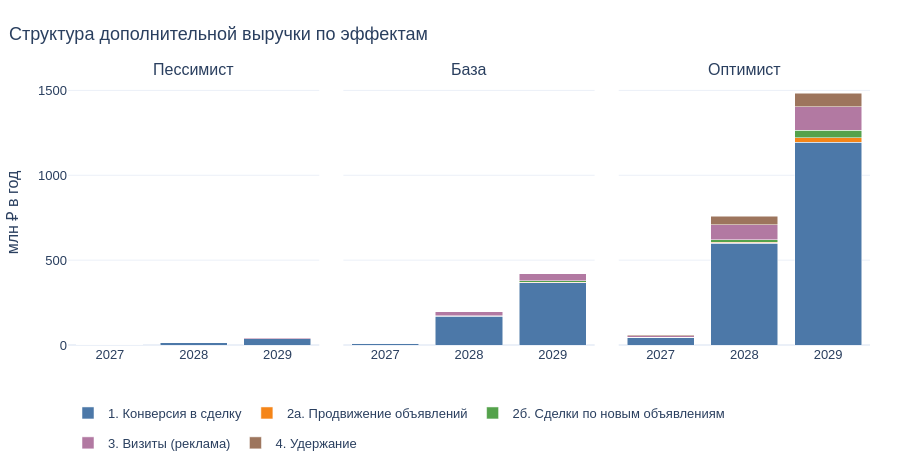
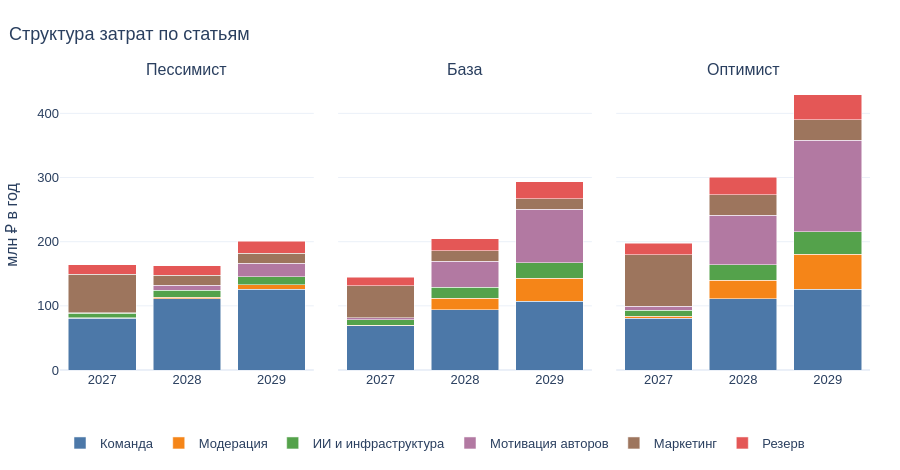

The cell these charts' notebook holds for them, in order:
### Markdown cell above
### 2.5. Откуда выручка и куда уходят деньги (по годам)

### Code cell
REV = {'Эффект 1: доход от конверсии (комиссия Доставки)': '1. Конверсия в сделку', 'Эффект 2: доход от продвижения новых объявлений': '2а. Продвижение объявлений',
       'Эффект 2: доход со сделок по новым объявлениям': '2б. Сделки по новым объявлениям', 'Эффект 3: доход от рекламы и рекомендаций': '3. Визиты (реклама)',
       'Эффект 4: удержание (верхний сценарий)': '4. Удержание'}
COST = {'Команда разработки': 'Команда', 'ИИ-модерация': 'Модерация', 'Ручная модерация спорных случаев': 'Модерация', 'ИИ и инфраструктура': 'ИИ и инфраструктура',
        'Мотивация авторов (с годовым потолком)': 'Мотивация авторов', 'Маркетинг (запуск + текущий)': 'Маркетинг', 'Резерв': 'Резерв'}
PAL = ['#4C78A8', '#F58518', '#54A24B', '#B279A2', '#9D755D', '#E45756']

def stack(mapping):
    out = {}
    for s in SC:
        d = {}
        for lab, nm in mapping.items(): d[nm] = d.get(nm, 0) + ys(s, lab)
        out[s] = d
    return out
RV, CS = stack(REV), stack(COST)

def stacked(data, name, title, ylab):
    fig = make_subplots(rows=1, cols=3, subplot_titles=SC, shared_yaxes=True, horizontal_spacing=0.03)
    comps = list(data['База'].keys())
    for j, s in enumerate(SC, 1):
        for k, c in enumerate(comps):
            fig.add_bar(x=YEARS, y=data[s][c], name=c, marker_color=PAL[k], legendgroup=c, showlegend=(j == 1), row=1, col=j)
    fig.update_layout(barmode='stack'); fig.update_yaxes(title=ylab, row=1, col=1)
    pshow(fig, name, title, h=470)
    f, axs = plt.subplots(1, 3, figsize=(14, 4.6), sharey=True)
    for ax, s in zip(axs, SC):
        bot = np.zeros(3)
        for k, c in enumerate(comps): ax.bar(YEARS, data[s][c], bottom=bot, color=PAL[k], label=c); bot += data[s][c]
        ax.set_title(s)
    axs[0].set_ylabel(ylab); axs[0].legend(fontsize=8, loc='upper left'); f.suptitle(title, fontweight='bold'); mshow(f, name)

stacked(RV, 'revenue_structure', 'Структура дополнительной выручки по эффектам', 'млн ₽ в год')
stacked(CS, 'cost_structure', 'Структура затрат по статьям', 'млн ₽ в год')

### Figure 1 — Plotly figure (JSON) as saved in the notebook; plotly's stock layout.template omitted (floating-point values rounded to 4 significant figures)
{"data": [{"legendgroup": "1. Конверсия в сделку", "marker": {"color": "#4C78A8"}, "name": "1. Конверсия в сделку", "showlegend": true, "type": "bar", "x": ["2027", "2028", "2029"], "xaxis": "x", "y": [0.9926, 13.23, 37.97], "yaxis": "y"}, {"legendgroup": "2а. Продвижение объявлений", "marker": {"color": "#F58518"}, "name": "2а. Продвижение объявлений", "showlegend": true, "type": "bar", "x": ["2027", "2028", "2029"], "xaxis": "x", "y": [0.0, 0.0226, 0.09547], "yaxis": "y"}, {"legendgroup": "2б. Сделки по новым объявлениям", "marker": {"color": "#54A24B"}, "name": "2б. Сделки по новым объявлениям", "showlegend": true, "type": "bar", "x": ["2027", "2028", "2029"], "xaxis": "x", "y": [0.0, 0.05876, 0.2582], "yaxis": "y"}, {"legendgroup": "3. Визиты (реклама)", "marker": {"color": "#B279A2"}, "name": "3. Визиты (реклама)", "showlegend": true, "type": "bar", "x": ["2027", "2028", "2029"], "xaxis": "x", "y": [0.1157, 1.439, 3.856], "yaxis": "y"}, {"legendgroup": "4. Удержание", "marker": {"color": "#9D755D"}, "name": "4. Удержание", "showlegend": true, "type": "bar", "x": ["2027", "2028", "2029"], "xaxis": "x", "y": [0.0, 0.0, 0.0], "yaxis": "y"}, {"legendgroup": "1. Конверсия в сделку", "marker": {"color": "#4C78A8"}, "name": "1. Конверсия в сделку", "showlegend": false, "type": "bar", "x": ["2027", "2028", "2029"], "xaxis": "x2", "y": [11.63, 169.8, 366.5], "yaxis": "y2"}, {"legendgroup": "2а. Продвижение объявлений", "marker": {"color": "#F58518"}, "name": "2а. Продвижение объявлений", "showlegend": false, "type": "bar", "x": ["2027", "2028", "2029"], "xaxis": "x2", "y": [0.0, 1.115, 3.855], "yaxis": "y2"}, {"legendgroup": "2б. Сделки по новым объявлениям", "marker": {"color": "#54A24B"}, "name": "2б. Сделки по новым объявлениям", "showlegend": false, "type": "bar", "x": ["2027", "2028", "2029"], "xaxis": "x2", "y": [0.0, 2.463, 9.024], "yaxis": "y2"}, {"legendgroup": "3. Визиты (реклама)", "marker": {"color": "#B279A2"}, "name": "3. Визиты (реклама)", "showlegend": false, "type": "bar", "x": ["2027", "2028", "2029"], "xaxis": "x2", "y": [1.912, 23.02, 41.13], "yaxis": "y2"}, {"legendgroup": "4. Удержание", "marker": {"color": "#9D755D"}, "name": "4. Удержание", "showlegend": false, "type": "bar", "x": ["2027", "2028", "2029"], "xaxis": "x2", "y": [0.0, 0.0, 0.0], "yaxis": "y2"}, {"legendgroup": "1. Конверсия в сделку", "marker": {"color": "#4C78A8"}, "name": "1. Конверсия в сделку", "showlegend": false, "type": "bar", "x": ["2027", "2028", "2029"], "xaxis": "x3", "y": [46.09, 598.9, 1196.0], "yaxis": "y3"}, {"legendgroup": "2а. Продвижение объявлений", "marker": {"color": "#F58518"}, "name": "2а. Продвижение объявлений", "showlegend": false, "type": "bar", "x": ["2027", "2028", "2029"], "xaxis": "x3", "y": [0.0, 7.851, 24.53], "yaxis": "y3"}, {"legendgroup": "2б. Сделки по новым объявлениям", "marker": {"color": "#54A24B"}, "name": "2б. Сделки по новым объявлениям", "showlegend": false, "type": "bar", "x": ["2027", "2028", "2029"], "xaxis": "x3", "y": [0.0, 13.44, 44.93], "yaxis": "y3"}, {"legendgroup": "3. Визиты (реклама)", "marker": {"color": "#B279A2"}, "name": "3. Визиты (реклама)", "showlegend": false, "type": "bar", "x": ["2027", "2028", "2029"], "xaxis": "x3", "y": [8.664, 88.15, 138.6], "yaxis": "y3"}, {"legendgroup": "4. Удержание", "marker": {"color": "#9D755D"}, "name": "4. Удержание", "showlegend": false, "type": "bar", "x": ["2027", "2028", "2029"], "xaxis": "x3", "y": [4.973, 50.59, 79.56], "yaxis": "y3"}], "layout": {"annotations": [{"font": {"size": 16}, "showarrow": false, "text": "Пессимист", "x": 0.1567, "xanchor": "center", "xref": "paper", "y": 1, "yanchor": "bottom", "yref": "paper"}, {"font": {"size": 16}, "showarrow": false, "text": "База", "x": 0.5, "xanchor": "center", "xref": "paper", "y": 1, "yanchor": "bottom", "yref": "paper"}, {"font": {"size": 16}, "showarrow": false, "text": "Оптимист", "x": 0.8433, "xanchor": "center", "xref": "paper", "y": 1, "yanchor": "bottom", "yref": "paper"}], "barmode": "stack", "font": {"family": "Arial", "size": 13}, "height": 470, "legend": {"orientation": "h", "y": -0.2}, "margin": {"b": 60, "l": 60, "r": 30, "t": 80}, "title": {"text": "Структура дополнительной выручки по эффектам", "x": 0.01}, "xaxis": {"anchor": "y", "domain": [0, 0.3133]}, "xaxis2": {"anchor": "y2", "domain": [0.3433, 0.6567]}, "xaxis3": {"anchor": "y3", "domain": [0.6867, 1.0]}, "yaxis": {"anchor": "x", "domain": [0, 1], "title": {"text": "млн ₽ в год"}}, "yaxis2": {"anchor": "x2", "domain": [0, 1], "matches": "y", "showticklabels": false}, "yaxis3": {"anchor": "x3", "domain": [0, 1], "matches": "y", "showticklabels": false}}}

### Figure 2 — Plotly figure (JSON) as saved in the notebook; plotly's stock layout.template omitted (floating-point values rounded to 4 significant figures)
{"data": [{"legendgroup": "Команда", "marker": {"color": "#4C78A8"}, "name": "Команда", "showlegend": true, "type": "bar", "x": ["2027", "2028", "2029"], "xaxis": "x", "y": [81.0, 110.8, 126.0], "yaxis": "y"}, {"legendgroup": "Модерация", "marker": {"color": "#F58518"}, "name": "Модерация", "showlegend": true, "type": "bar", "x": ["2027", "2028", "2029"], "xaxis": "x", "y": [0.1981, 2.539, 7.005], "yaxis": "y"}, {"legendgroup": "ИИ и инфраструктура", "marker": {"color": "#54A24B"}, "name": "ИИ и инфраструктура", "showlegend": true, "type": "bar", "x": ["2027", "2028", "2029"], "xaxis": "x", "y": [7.56, 10.77, 12.12], "yaxis": "y"}, {"legendgroup": "Мотивация авторов", "marker": {"color": "#B279A2"}, "name": "Мотивация авторов", "showlegend": true, "type": "bar", "x": ["2027", "2028", "2029"], "xaxis": "x", "y": [0.6002, 7.694, 21.23], "yaxis": "y"}, {"legendgroup": "Маркетинг", "marker": {"color": "#9D755D"}, "name": "Маркетинг", "showlegend": true, "type": "bar", "x": ["2027", "2028", "2029"], "xaxis": "x", "y": [60.0, 16.0, 16.0], "yaxis": "y"}, {"legendgroup": "Резерв", "marker": {"color": "#E45756"}, "name": "Резерв", "showlegend": true, "type": "bar", "x": ["2027", "2028", "2029"], "xaxis": "x", "y": [14.94, 14.78, 18.23], "yaxis": "y"}, {"legendgroup": "Команда", "marker": {"color": "#4C78A8"}, "name": "Команда", "showlegend": false, "type": "bar", "x": ["2027", "2028", "2029"], "xaxis": "x2", "y": [68.85, 94.19, 107.1], "yaxis": "y2"}, {"legendgroup": "Модерация", "marker": {"color": "#F58518"}, "name": "Модерация", "showlegend": false, "type": "bar", "x": ["2027", "2028", "2029"], "xaxis": "x2", "y": [1.294, 17.83, 36.3], "yaxis": "y2"}, {"legendgroup": "ИИ и инфраструктура", "marker": {"color": "#54A24B"}, "name": "ИИ и инфраструктура", "showlegend": false, "type": "bar", "x": ["2027", "2028", "2029"], "xaxis": "x2", "y": [7.979, 16.6, 23.45], "yaxis": "y2"}, {"legendgroup": "Мотивация авторов", "marker": {"color": "#B279A2"}, "name": "Мотивация авторов", "showlegend": false, "type": "bar", "x": ["2027", "2028", "2029"], "xaxis": "x2", "y": [2.995, 41.28, 84.04], "yaxis": "y2"}, {"legendgroup": "Маркетинг", "marker": {"color": "#9D755D"}, "name": "Маркетинг", "showlegend": false, "type": "bar", "x": ["2027", "2028", "2029"], "xaxis": "x2", "y": [50.0, 16.0, 16.0], "yaxis": "y2"}, {"legendgroup": "Резерв", "marker": {"color": "#E45756"}, "name": "Резерв", "showlegend": false, "type": "bar", "x": ["2027", "2028", "2029"], "xaxis": "x2", "y": [13.11, 18.59, 26.69], "yaxis": "y2"}, {"legendgroup": "Команда", "marker": {"color": "#4C78A8"}, "name": "Команда", "showlegend": false, "type": "bar", "x": ["2027", "2028", "2029"], "xaxis": "x3", "y": [81.0, 110.8, 126.0], "yaxis": "y3"}, {"legendgroup": "Модерация", "marker": {"color": "#F58518"}, "name": "Модерация", "showlegend": false, "type": "bar", "x": ["2027", "2028", "2029"], "xaxis": "x3", "y": [2.42, 29.38, 54.82], "yaxis": "y3"}, {"legendgroup": "ИИ и инфраструктура", "marker": {"color": "#54A24B"}, "name": "ИИ и инфраструктура", "showlegend": false, "type": "bar", "x": ["2027", "2028", "2029"], "xaxis": "x3", "y": [10.01, 24.24, 34.84], "yaxis": "y3"}, {"legendgroup": "Мотивация авторов", "marker": {"color": "#B279A2"}, "name": "Мотивация авторов", "showlegend": false, "type": "bar", "x": ["2027", "2028", "2029"], "xaxis": "x3", "y": [6.301, 76.52, 142.7], "yaxis": "y3"}, {"legendgroup": "Маркетинг", "marker": {"color": "#9D755D"}, "name": "Маркетинг", "showlegend": false, "type": "bar", "x": ["2027", "2028", "2029"], "xaxis": "x3", "y": [80.0, 32.0, 32.0], "yaxis": "y3"}, {"legendgroup": "Резерв", "marker": {"color": "#E45756"}, "name": "Резерв", "showlegend": false, "type": "bar", "x": ["2027", "2028", "2029"], "xaxis": "x3", "y": [17.97, 27.3, 39.04], "yaxis": "y3"}], "layout": {"annotations": [{"font": {"size": 16}, "showarrow": false, "text": "Пессимист", "x": 0.1567, "xanchor": "center", "xref": "paper", "y": 1, "yanchor": "bottom", "yref": "paper"}, {"font": {"size": 16}, "showarrow": false, "text": "База", "x": 0.5, "xanchor": "center", "xref": "paper", "y": 1, "yanchor": "bottom", "yref": "paper"}, {"font": {"size": 16}, "showarrow": false, "text": "Оптимист", "x": 0.8433, "xanchor": "center", "xref": "paper", "y": 1, "yanchor": "bottom", "yref": "paper"}], "barmode": "stack", "font": {"family": "Arial", "size": 13}, "height": 470, "legend": {"orientation": "h", "y": -0.2}, "margin": {"b": 60, "l": 60, "r": 30, "t": 80}, "title": {"text": "Структура затрат по статьям", "x": 0.01}, "xaxis": {"anchor": "y", "domain": [0, 0.3133]}, "xaxis2": {"anchor": "y2", "domain": [0.3433, 0.6567]}, "xaxis3": {"anchor": "y3", "domain": [0.6867, 1.0]}, "yaxis": {"anchor": "x", "domain": [0, 1], "title": {"text": "млн ₽ в год"}}, "yaxis2": {"anchor": "x2", "domain": [0, 1], "matches": "y", "showticklabels": false}, "yaxis3": {"anchor": "x3", "domain": [0, 1], "matches": "y", "showticklabels": false}}}
